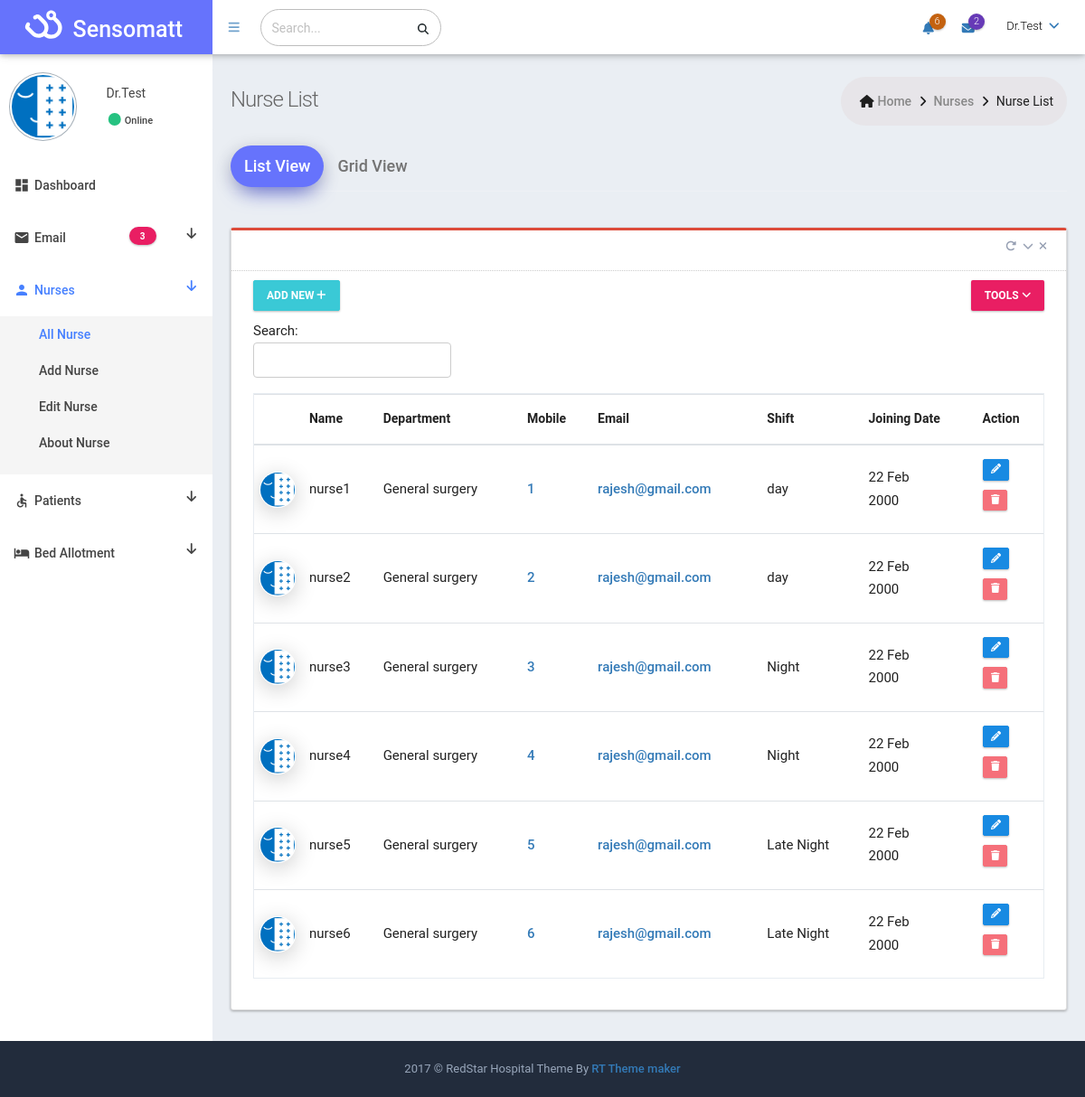
Screenshot of /panel/temp/all_nurses/ with the database file from the repository.
### models/models.py (models this page shows, shortened)
class Nurse(models.Model):
    name = models.CharField(max_length=50, null=False, blank=False, unique=True)
    mobile = models.IntegerField(null=False, blank=False, unique=True)
    username = models.CharField(max_length=30, null=False, blank=False, unique=True)
    password = models.CharField(max_length=50, null=False, blank=False)
    shift = models.CharField(max_length=2, choices=(('D', 'Day'), ('N', 'Night'), ('LN', 'Late Night')), null=False)

### panel/views.py (the view)
# urls.py: path(r'temp/all_nurses/', views.all_nurses),
@csrf_protect
def all_nurses(request):
    nurse = []
    try:
        if request.method == "POST":
            data = request.POST.get('data')
            for i in Nurse.objects.filter(Q(name__contains=data) | Q(username__contains=data) | Q(mobile__contains=data)):
                nurse.extend([(i.id, i.name, i.mobile, i.username, i.shift)])
            return render(request, 'temp/all_nurses.html', {'nurse': nurse, 'value': 'nurses', 'search': 'true'})
        else:
            for i in Nurse.objects.all():
                nurse.extend([(i.id, i.name, i.mobile, i.username, i.shift)])
            return render(request, 'temp/all_nurses.html', {'nurse': nurse, 'value': 'nurses'})
    except Exception as e:
        return HttpResponse(e.args)

### panel/templates/temp/all_nurses.html (shortened to what this page needs)
{% load static %}
<!DOCTYPE html>
<html lang="en" dir="ltr">
    <head>
        <link href="{% static 'css/temp/simple-line-icons.min.css' %}" rel="stylesheet" type="text/css">
        <link rel="stylesheet" href="{% static 'css/fontawesome/css/all.css' %}">
        <link href="{% static 'css/temp/bootstrap.min.css' %}" rel="stylesheet" type="text/css">
        <link rel="stylesheet" href="{% static 'material.min.css' %}">
        <link rel="stylesheet" href="{% static 'material_style.css' %}">
        <link href="{% static 'css/temp/theme_style.css' %}" rel="stylesheet" id="rt_style_components" type="text/css">
        <link href="{% static 'css/temp/plugins.min.css' %}" rel="stylesheet" type="text/css">
        <link href="{% static 'css/temp/style.css' %}" rel="stylesheet" type="text/css">
        <link href="{% static 'css/temp/responsive.css' %}" rel="stylesheet" type="text/css">
        <link href="{% static 'css/temp/theme-color.css' %}" rel="stylesheet" type="text/css">
    </head>
    <body class="page-header-fixed sidemenu-closed-hidelogo page-content-white page-md header-white white-sidebar-color logo-indigo">
    	<div class="page-wrapper">
    		<div class="page-header navbar navbar-fixed-top">
    			<div class="page-header-inner ">
    				<div class="page-logo">
    					<a href="index">
    						<span class="fas fa-stethoscope logo-icon" style="transform: rotate(-45deg);"></span>
    						<span class="logo-default">Sensomatt</span> </a>
    				</div>
    				<ul class="nav navbar-nav navbar-left in">
    					<li><a href="#" class="menu-toggler sidebar-toggler"><i class="fas fa-bars"></i></a></li>
    				</ul>
    				<form class="search-form-opened" action="#" method="GET">
    					<div class="input-group">
    						<input type="text" class="form-control" placeholder="Search..." name="query">
    						<span class="input-group-btn">
    							<a href="javascript:;" class="btn submit">
    								<i class="fas fa-search"></i>
    							</a>
    						</span>
    					</div>
    				</form>
    				<div class="top-menu">
    					<ul class="nav navbar-nav float-right">
    						<li class="dropdown dropdown-extended dropdown-notification" id="header_notification_bar">
    							<a href="javascript:;" class="dropdown-toggle" data-toggle="dropdown" data-hover="dropdown" data-close-others="true">
    								<i class="fas fa-bell"></i>
    								<span class="badge headerBadgeColor1"> 6 </span>
    							</a>
    						</li>
    						<li class="dropdown dropdown-extended dropdown-inbox" id="header_inbox_bar">
    							<a href="javascript:;" class="dropdown-toggle" data-toggle="dropdown" data-hover="dropdown" data-close-others="true">
    								<i class="fas fa-envelope"></i>
    								<span class="badge headerBadgeColor2"> 2 </span>
    							</a>
    						</li>
    						<li class="dropdown dropdown-user">
    							<a href="javascript:;" class="dropdown-toggle" data-toggle="dropdown" data-hover="dropdown" data-close-others="true">
    								<span class="username username-hide-on-mobile"> Dr.Test </span>
    								<i class="fas fa-angle-down"></i>
    							</a>
    						</li>
    					</ul>
    				</div>
    			</div>
    		</div>
    		<div class="page-container">
                <div class="sidebar-container">
    				<div class="sidemenu-container navbar-collapse collapse fixed-menu">
    					<div id="remove-scroll" class="left-sidemenu">
                            <ul class="sidemenu  page-header-fixed slimscroll-style" data-keep-expanded="false"
    							data-auto-scroll="true" data-slide-speed="200" style="padding-top: 20px">
    							<li class="sidebar-user-panel">
    								<div class="user-panel">
    									<div class="image float-left">
    										<img src="{% static 'img/logo.png' %}" class="img-circle user-img-circle" alt="User Image" />
    									</div>
    									<div class="info float-right">
    										<p> Dr.Test</p>
    										<a href="#"><i class="fa fa-circle user-online"></i><span class="txtOnline">
    												Online</span></a>
    									</div>
    								</div>
    							</li>
    							<li class="nav-item ">
    								<a href="/panel/temp/index" class="nav-link nav-toggle">
    									<i class="material-icons">dashboard</i>
    									<span class="title">Dashboard</span>
    								</a>
    							</li>
    							<li class="nav-item">
    								<a href="" class="nav-link nav-toggle">
    									<i class="material-icons">email</i>
    									<span class="title">Email</span>
    									<span class="fas fa-arrow-down float-right"></span>
    									<span class="label label-rouded label-menu deepPink-bgcolor">3</span>
    								</a>
    							</li>
    							<li class="nav-item open active  ">
    								<a href="" class="nav-link nav-toggle"> <i class="material-icons">person</i>
    									<span class="title">Nurses</span>
                                        <span class="fas fa-arrow-down float-right"></span>
    								</a>
    								<ul class="sub-menu">
    									<li class="nav-item open active  ">
    										<a href="/panel/temp/all_nurses" class="nav-link "> <span class="title">All
    												Nurse</span>
    										</a>
    									</li>
    									<li class="nav-item  ">
    										<a href="/panel/temp/add_nurse" class="nav-link "> <span class="title">Add
    												Nurse</span>
    										</a>
    									</li>
    									<li class="nav-item  ">
    										<a href="/panel/temp/edit_nurse" class="nav-link "> <span class="title">Edit
    												Nurse</span>
    										</a>
    									</li>
    									<li class="nav-item  ">
    										<a href="/panel/temp/nurse_profile" class="nav-link "> <span class="title">About
    												Nurse</span>
    										</a>
    									</li>
    								</ul>
    							</li>
    							<li class="nav-item  ">
    								<a href="#" class="nav-link nav-toggle"> <i class="material-icons">accessible</i>
    									<span class="title">Patients</span>
                                        <span class="fas fa-arrow-down float-right"></span>
    								</a>
    							</li>
    							<li class="nav-item  ">
    								<a href="#" class="nav-link nav-toggle"> <i class="material-icons">hotel</i>
    									<span class="title">Bed Allotment</span>
                                        <span class="fas fa-arrow-down float-right"></span>
    								</a>
    							</li>
    						</ul>
    					</div>
    				</div>
    			</div>
                <div class="page-content-wrapper">
    				<div class="page-content">
    					<div class="page-bar">
    						<div class="page-title-breadcrumb">
    							<div class=" float-left">
    								<div class="page-title">Nurse List</div>
    							</div>
    							<ol class="breadcrumb page-breadcrumb float-right">
    								<li><i class="fa fa-home"></i>&nbsp;<a class="parent-item"
    										href="index">Home</a>&nbsp;<i class="fa fa-angle-right"></i>
    								</li>
    								<li><a class="parent-item" href="">Nurses</a>&nbsp;<i class="fa fa-angle-right"></i>
    								</li>
    								<li class="active">Nurse List</li>
    							</ol>
    						</div>
    					</div>
    					<div class="row">
    						<div class="col-md-12">
    							<div class="tabbable-line">
    								<ul class="nav customtab nav-tabs" role="tablist">
    									<li class="nav-item"><a href="#tab1" class="nav-link active" data-toggle="tab">List
    											View</a></li>
    									<li class="nav-item"><a href="#tab2" class="nav-link" data-toggle="tab">Grid
    											View</a></li>
    								</ul>
    								<div class="tab-content">
    									<div class="tab-pane active fontawesome-demo" id="tab1">
    										<div class="row">
    											<div class="col-md-12">
    												<div class="card card-topline-red">
    													<div class="card-head">
    														<header></header>
    														<div class="tools">
    															<a class="fas fa-redo-alt btn-color box-refresh"
    																href="javascript:;"></a>
    															<a class="t-collapse btn-color fa fa-chevron-down"
    																href="javascript:;"></a>
    															<a class="t-close btn-color fa fa-times"
    																href="javascript:;"></a>
    														</div>
    													</div>
    													<div class="card-body ">
    														<div class="row">
    															<div class="col-md-6 col-sm-6 col-xs-6">
    																<div class="btn-group">
    																	<a href="add_nurse" id="addRow"
    																		class="btn btn-info">
    																		Add New <i class="fa fa-plus"></i>
    																	</a>
    																</div>
    															</div>
    															<div class="col-md-6 col-sm-6 col-xs-6">
    																<div class="btn-group float-right">
    																	<a class="btn deepPink-bgcolor  btn-outline dropdown-toggle"
    																		data-toggle="dropdown">Tools
    																		<i class="fa fa-angle-down"></i>
    																	</a>
    																</div>
    															</div>
    														</div>
                                                            <div class="row">
                                                                <div class="col-sm-12 col-md-12">
                                                                    <div id="example4_filter" class="dataTables_filter">
                                                                        <form action="" method="post">{% csrf_token %}
                                                                            <label>Search:<input type="search" name="data" class="form-control form-control-sm" placeholder="" aria-controls="example4"></label>
                                                                        </form>
                                                                    </div>
                                                                </div>
                                                            </div>
    														<div class="table-scrollable">
    															<table
    																class="table table-hover table-checkable order-column full-width"
    																id="example4">
    																<thead>
    																	<tr>
    																		<th></th>
    																		<th> Name </th>
    																		<th> Department </th>
    																		<th> Mobile </th>
    																		<th> Email </th>
                                                                            <th> Shift </th>
    																		<th>Joining Date</th>
    																		<th> Action </th>
    																	</tr>
    																</thead>
    																<tbody>
                                                                        {% for i in nurse %}
        																	<tr class="odd gradeX">
        																		<td class="patient-img">
        																			<img src="{% static 'img/logo.png' %}" alt="">
        																		</td>
        																		<td>{{ i.1 }}</td>
        																		<td class="left">General surgery</td>
        																		<td><a href="tel:{{ i.2 }}">
        																				{{ i.2 }} </a></td>
        																		<td><a href="mailto:shuxer@gmail.com">
        																				rajesh@gmail.com </a></td>
                                                                                <td>{% if i.4 == 'D' %}
                                                                                  day
                                                                                {% elif i.4 == 'N' %}
                                                                                  Night
                                                                                {% elif i.4 == 'LN' %}
                                                                                  Late Night
                                                                                {% endif %}</td>
        																		<td class="left">22 Feb<br /> 2000</td>
        																		<td>
        																			<a href="edit_nurse"
        																				class="btn btn-primary btn-xs">
        																				<i class="fa fa-pencil-alt"></i>
        																			</a>
                                                                                    <br />
        																			<button class="btn btn-danger btn-xs">
        																				<i class="fa fa-trash "></i>
        																			</button>
        																		</td>
        																	</tr>
                                                                        {% endfor %}
    																</tbody>
    															</table>
    														</div>
    													</div>
    												</div>
    											</div>
    										</div>
    									</div>
    								</div>
    							</div>
    						</div>
    					</div>
    				</div>
    			</div>
    		</div>
    		<div class="page-footer">
    			<div class="page-footer-inner"> 2017 © RedStar Hospital Theme By
    				<a href="mailto:redstartheme@gmail.com" target="_top" class="makerCss">RT Theme maker</a>
    			</div>
    		</div>
    	</div>
    </body>
</html>

### panel/static/css/temp/material_style.css (style rules this page uses)
.full-width { width: 100% !important; }
.page-header.navbar .page-logo { line-height: 1.7 !important; }

### panel/static/css/temp/style.css (style rules this page uses)
* { -webkit-box-sizing: border-box; -moz-box-sizing: border-box; box-sizing: border-box; }
.fa-angle-down:before { content: "\f107"; }
.input-group-btn .btn { box-shadow: none }

### panel/static/css/temp/responsive.css (style rules this page uses)
@media only screen and (min-width:768px) { .navbar-left { float: left!important; } }
@media (min-width:768px) { .navbar-nav>li { float: left; } }
@media (min-width:992px) { .sidemenu-container { width: 235px; float: left; position: relative; margin-right: -100% } }
@media (min-width:992px) { .sidemenu-container.collapse { display: block; max-height: none !important } }
@media (min-width:992px) { .page-content-wrapper { float: left; width: 100% } }
@media (min-width:992px) { .page-content-wrapper .page-content { margin-left: 235px; margin-top: 0; min-height: 600px; padding: 25px 20px 10px } }
@media (min-width:992px) { .page-footer { clear: left } }

### rows the page displays
Nurse: name "nurse1"
Nurse: name "nurse2"
Nurse: name "nurse3"
Nurse: name "nurse4"
Nurse: name "nurse5"
Nurse: name "nurse6"

### other values shown
{{ i.2 }} "1" "2" "3" "4" "5" "6"
